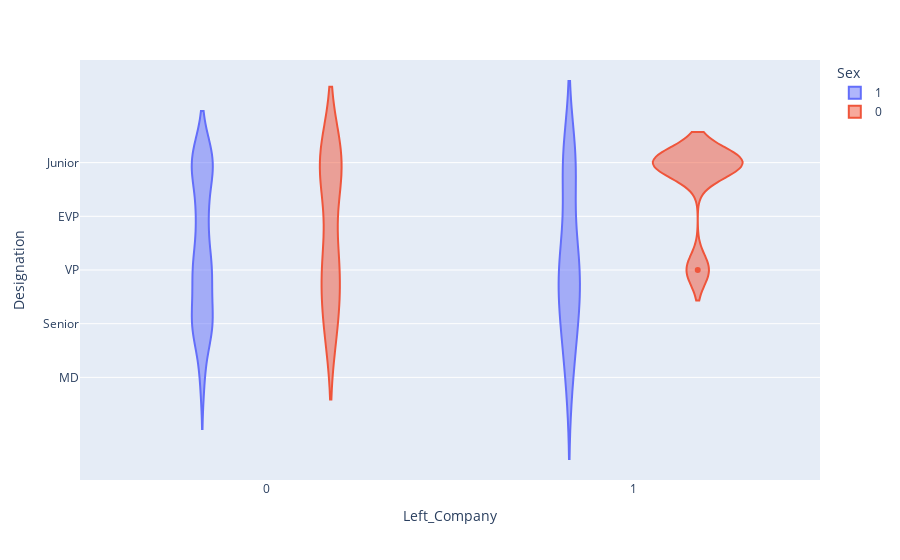

The notebook cell saved with this chart:
### Code cell
import plotly.express as px
px.violin(train_data, x="Left_Company", y="Designation",color='Sex')

### Figure 1 — Plotly figure (JSON) as saved in the notebook; plotly's stock layout.template omitted (floating-point values rounded to 4 significant figures; data arrays with more than 128 entries replaced by an {"elided": "..."} marker saying what was removed)
{"data": [{"alignmentgroup": "True", "box": {"visible": false}, "hovertemplate": "Sex=1<br>Left_Company=%{x}<br>Designation=%{y}<extra></extra>", "legendgroup": "1", "marker": {"color": "#636efa"}, "name": "1", "offsetgroup": "1", "orientation": "v", "scalegroup": "True", "showlegend": true, "type": "violin", "x": {"elided": "216 int values"}, "x0": " ", "xaxis": "x", "y": {"elided": "216 str values"}, "y0": " ", "yaxis": "y"}, {"alignmentgroup": "True", "box": {"visible": false}, "hovertemplate": "Sex=0<br>Left_Company=%{x}<br>Designation=%{y}<extra></extra>", "legendgroup": "0", "marker": {"color": "#EF553B"}, "name": "0", "offsetgroup": "0", "orientation": "v", "scalegroup": "True", "showlegend": true, "type": "violin", "x": [1, 0, 0, 0, 0, 0, 0, 0, 0, 0, 0, 0, 0, 0, 0, 0, 0, 0, 1, 1, 0, 0, 0, 1, 0, 0, 0, 0, 1], "x0": " ", "xaxis": "x", "y": ["VP", "Senior", "Junior", "Junior", "Junior", "Junior", "VP", "VP", "VP", "Junior", "VP", "EVP", "Senior", "Senior", "Senior", "Junior", "Junior", "Junior", "Junior", "Junior", "Junior", "VP", "Junior", "Junior", "Junior", "VP", "VP", "Senior", "Junior"], "y0": " ", "yaxis": "y"}], "layout": {"legend": {"title": {"text": "Sex"}, "tracegroupgap": 0}, "margin": {"t": 60}, "violinmode": "group", "xaxis": {"anchor": "y", "domain": [0, 1], "title": {"text": "Left_Company"}}, "yaxis": {"anchor": "x", "domain": [0, 1], "title": {"text": "Designation"}}}}
